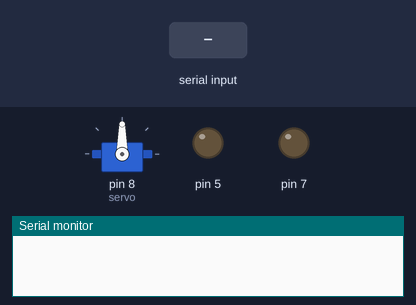
Bench run of a sketch on a simulated Arduino Uno, built with avr-gcc and run on an emulated ATmega328P. Parts: servo, output pins drawn as LEDs (lit = HIGH), the last lines printed to the serial monitor. Inputs (shaded band) come from the test bench.

Above: at 1.2 s.
1.3 s: "1" received over the second serial link
At 2.0 s:
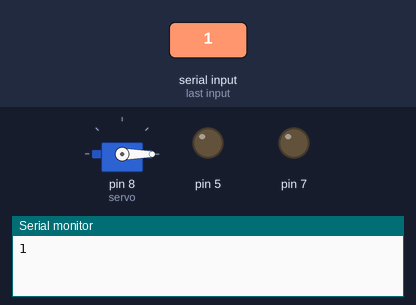
Timing chart, 0 to 4.3 s (numbered marks = the images above; inputs shaded):
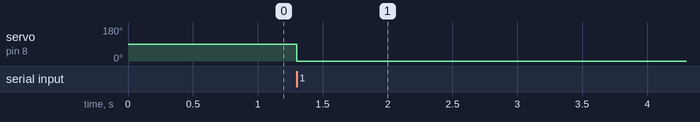

The sketch:

servo.ino
```cpp
#include<Servo.h>
#include <SoftwareSerial.h>
SoftwareSerial HC06(2, 3);
Servo servo;
int value = 0;

void setup() {
  Serial.begin(9600); //PC-아두이노
  pinMode(7, OUTPUT);
  HC06.begin(9600); //아두이노 - 블루투스 모듈
  pinMode(5, OUTPUT);
  servo.attach(8);
 }

void loop() {
   if(HC06.available()){
    long str = HC06.read();

    Serial.write(str);
    if(str <= 30)
    {
      value +=30;
    }
    else
    {
      value = 0;
    }
    servo.write(value);
    delay(100);
  }

}
```

Measured:
- after the input at 1.3 s, servo on pin 8 (servo): 90° → 0° at once
